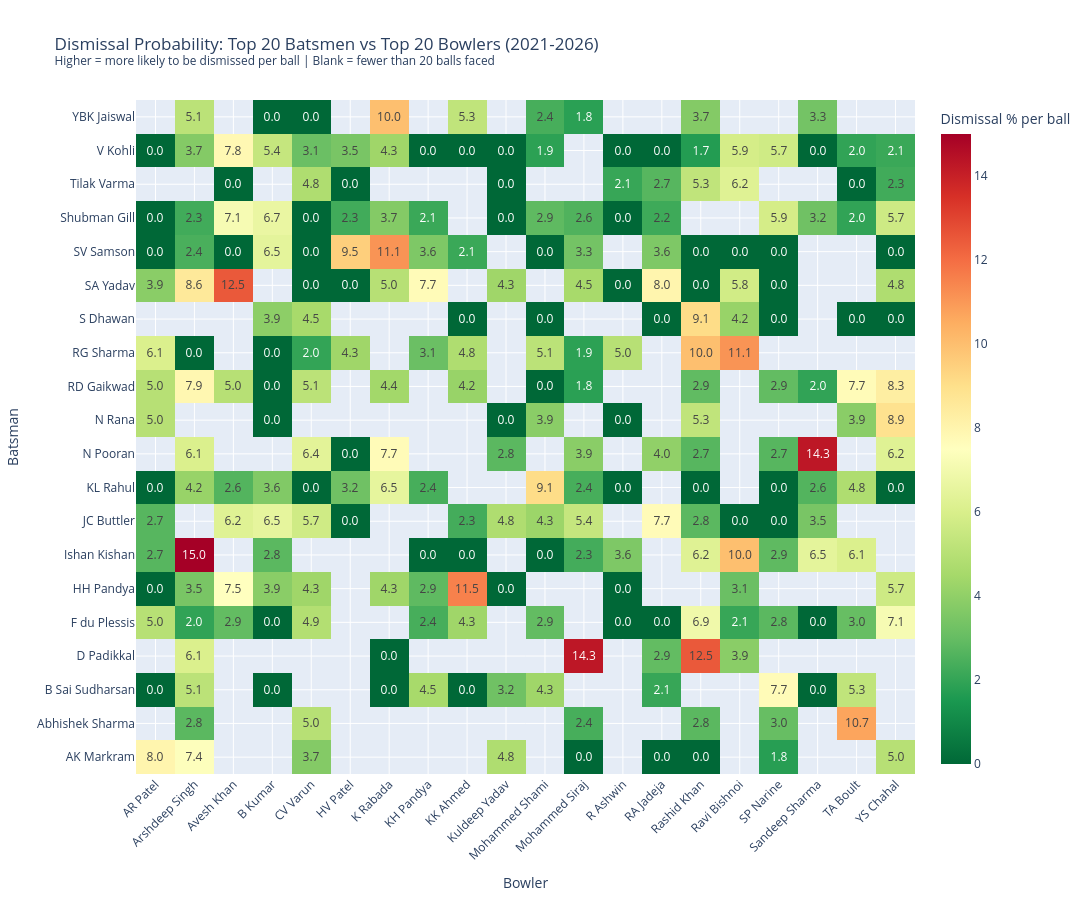

The cell this chart's notebook holds for it:
### Code cell
# same structure as above but for dismissal probability
# color scale is reversed so high dismissal rate shows as red (bad for the batsman)

dp_matrix = heatmap_df.pivot_table(index='batter', columns='bowler', values='dismissal_prob')

dp_text = [
    ['{:.1f}'.format(v) if not pd.isna(v) else '' for v in row]
    for row in dp_matrix.values
]

fig2 = go.Figure(data=go.Heatmap(
    z=dp_matrix.values,
    x=dp_matrix.columns.tolist(),
    y=dp_matrix.index.tolist(),
    text=dp_text,
    texttemplate='%{text}',
    colorscale='RdYlGn_r',
    colorbar=dict(title='Dismissal % per ball')
))

fig2.update_layout(
    title='Dismissal Probability: Top 20 Batsmen vs Top 20 Bowlers (2021-2026)<br><sup>Higher = more likely to be dismissed per ball | Blank = fewer than 20 balls faced</sup>',
    xaxis_title='Bowler',
    yaxis_title='Batsman',
    width=1100,
    height=900,
    xaxis=dict(tickangle=-45)
)

fig2.show()

### Figure 1 — Plotly figure (JSON) as saved in the notebook; plotly's stock layout.template omitted (floating-point values rounded to 4 significant figures; data arrays with more than 128 entries replaced by an {"elided": "..."} marker saying what was removed)
{"data": [{"colorbar": {"title": {"text": "Dismissal % per ball"}}, "colorscale": [[0, "rgb(0,104,55)"], [0.1, "rgb(26,152,80)"], [0.2, "rgb(102,189,99)"], [0.3, "rgb(166,217,106)"], [0.4, "rgb(217,239,139)"], [0.5, "rgb(255,255,191)"], [0.6, "rgb(254,224,139)"], [0.7, "rgb(253,174,97)"], [0.8, "rgb(244,109,67)"], [0.9, "rgb(215,48,39)"], [1, "rgb(165,0,38)"]], "text": {"elided": "20x20 str values"}, "texttemplate": "%{text}", "type": "heatmap", "x": ["AR Patel", "Arshdeep Singh", "Avesh Khan", "B Kumar", "CV Varun", "HV Patel", "K Rabada", "KH Pandya", "KK Ahmed", "Kuldeep Yadav", "Mohammed Shami", "Mohammed Siraj", "R Ashwin", "RA Jadeja", "Rashid Khan", "Ravi Bishnoi", "SP Narine", "Sandeep Sharma", "TA Boult", "YS Chahal"], "y": ["AK Markram", "Abhishek Sharma", "B Sai Sudharsan", "D Padikkal", "F du Plessis", "HH Pandya", "Ishan Kishan", "JC Buttler", "KL Rahul", "N Pooran", "N Rana", "RD Gaikwad", "RG Sharma", "S Dhawan", "SA Yadav", "SV Samson", "Shubman Gill", "Tilak Varma", "V Kohli", "YBK Jaiswal"], "z": {"elided": "20x20 float values"}}], "layout": {"height": 900, "title": {"text": "Dismissal Probability: Top 20 Batsmen vs Top 20 Bowlers (2021-2026)<br><sup>Higher = more likely to be dismissed per ball | Blank = fewer than 20 balls faced</sup>"}, "width": 1100, "xaxis": {"tickangle": -45, "title": {"text": "Bowler"}}, "yaxis": {"title": {"text": "Batsman"}}}}
